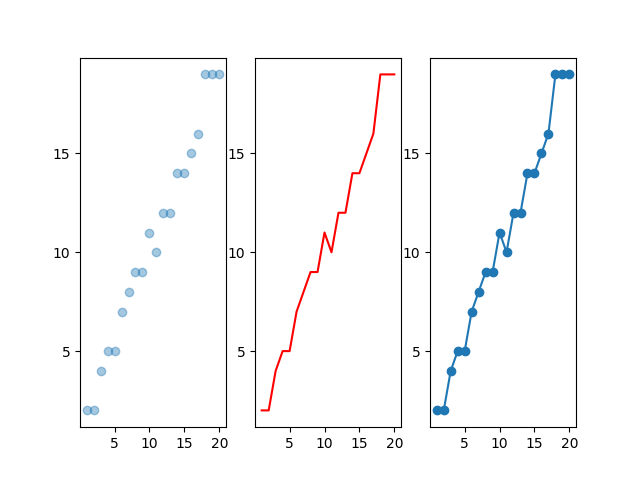

Python code for this plot:
import matplotlib.pyplot as plt
from random import randint

linear = list(range(1, 21))
wiggly = list(num + randint(-1, 1) for num in linear)

fig, plots = plt.subplots(nrows=1, ncols=3)

ticks = list(range(0, 21, 5))

for plot in plots:
    plot.set_xticks(ticks)
    plot.set_yticks(ticks)

plots[0].scatter(linear, wiggly, alpha=0.4)
plots[1].plot(linear, wiggly, color='red',)
plots[2].plot(linear, wiggly, 'o-')

plt.savefig('13_PLOT')

plt.show()
